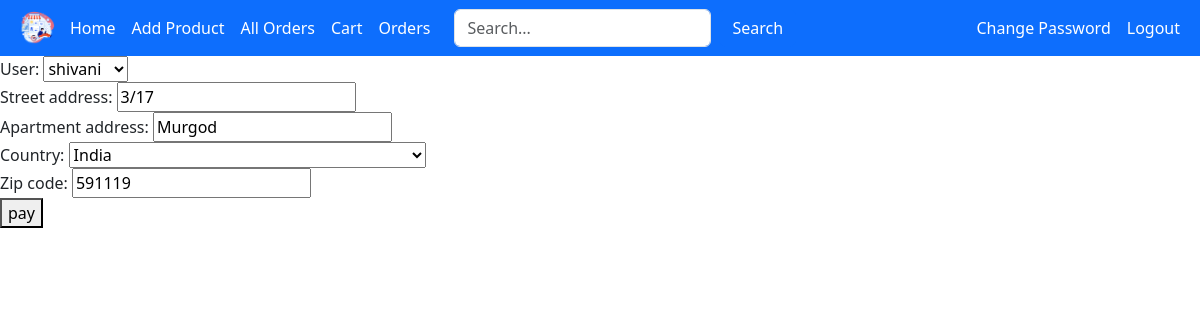
The app's page /checkout/ (signed in) with its own data.
### app/models.py (models this page shows, shortened)
class checkoutAddress(models.Model):
    user = models.ForeignKey(User, on_delete=models.CASCADE)
    street_address = models.CharField(max_length=100)
    apartment_address = models.CharField(max_length=100)
    country=CountryField (multiple=False)
    zip_code=models.CharField(max_length=100)

### app/views.py (the view, shortened to what this page needs)
# urls.py: path('checkout/', views.checkout_page, name='checkout'),
@login_required(login_url='login')
def checkout_page(request):
    profiles = checkoutAddress.objects.filter(user=request.user)
    if profiles.exists():
        profile = profiles.first()
    else:
        profile = checkoutAddress(user=request.user)
    order_form = CheckoutForm(instance=profile)
    return render(request, 'checkout.html', {'order_form': order_form})

### app/forms.py
class CheckoutForm(forms.ModelForm):
    class Meta:
        model = checkoutAddress
        fields = '__all__'

### app/templates/checkout.html (shortened to what this page needs)
{% extends "base.html" %}
{% block content %}
<!DOCTYPE html>
<html lang="en">
<head>
</head>
<body>
    <form action="" method="post">
        {{order_form}}
        <button type="submit">pay</button>
    </form>
</body>
</html>
{% endblock %}

### records on screen
checkoutAddress: user "shivani", street_address "3/17", apartment_address "Murgod", country "India", zip_code "591119"
